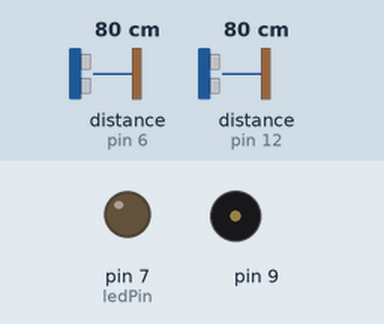
Simulated run of this sketch. Board: Arduino Uno, built with avr-gcc and run on an emulated ATmega328P. Shown: output pins drawn as LEDs (lit = HIGH), buzzer (waves = sounding). Wiring (inferred from the names in the program): 2 × ultrasonic range finder: trigger pin 5, echo pin 6 / trigger pin 13, echo pin 12. The inputs (shaded band) are chosen by the test bench; at power-on: distance to the obstacle (sensors on pin 6, pin 12) 80 cm. The echo pulse lasts 58.3 µs per cm; pins used as bus, display or sensor lines are not drawn.

Above: at 1.2 s.
1.3 s: distance to the obstacle (sensor on pin 6) set to 2 cm
At 4.2 s:
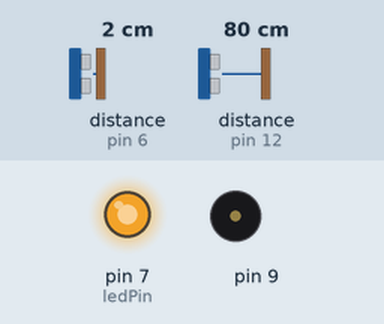
4.3 s: distance to the obstacle (sensor on pin 12) set to 18 cm
At 5.1 s:
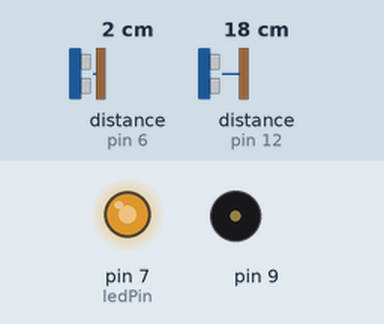
7.3 s: distance to the obstacle (sensor on pin 6) set to 18 cm
Timing chart, 0 to 10.3 s (numbered marks = the images above; inputs shaded):
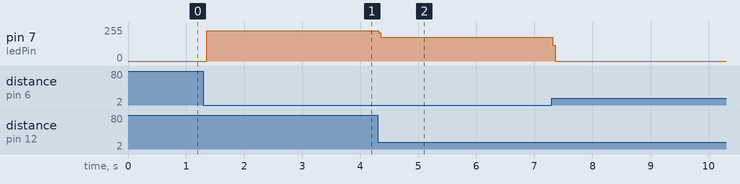

Measured:
- after the input at 1.3 s, pin 7 (ledPin): 0/255 → 228/255 after 0.06 s
- after the input at 4.3 s, pin 7 (ledPin): 228/255 → 180/255 at once; tone on pin 9: stays silent (without the input it goes to 600 Hz after 3.0 s)

The sketch:

arduino_alarme.ino
```cpp
#define trigPin 13
#define echoPin 12
#define ledPin 7
#define echoPin2 6
#define trigPin2 5


void setup() {
  // put your setup code here, to run once:
 Serial.begin (9600);
 pinMode (ledPin, OUTPUT);
 pinMode(trigPin, OUTPUT);
 pinMode(echoPin, INPUT);
 pinMode(trigPin2, OUTPUT);
 pinMode(echoPin2, INPUT);
}


void loop() {
  // put your main code here, to run repeatedly:
 long duration, distance;
 digitalWrite(trigPin, LOW);
 delayMicroseconds(2);
 digitalWrite(trigPin, HIGH);
 delayMicroseconds(10);
 digitalWrite(trigPin, LOW);
 duration = pulseIn(echoPin, HIGH);
 distance = (duration/2) / 29.1;
 if (distance <= 10){
 tone(9,600,100);
 digitalWrite(ledPin, HIGH);
 }


 else {

 noTone(9);
 digitalWrite(ledPin, LOW);
 }


 long duration2, distance2;
 digitalWrite(trigPin2, LOW);
 delayMicroseconds(2);
 digitalWrite(trigPin2, HIGH);
 delayMicroseconds(10);
 digitalWrite(trigPin2, LOW);
 duration2 = pulseIn(echoPin2, HIGH);
 distance2 = ((duration2)/2) / 29.1;
 if (distance2 <= 10){
 tone(9,600,100);
 digitalWrite(ledPin, HIGH);
 }


 else {

 noTone(9);
 digitalWrite(ledPin, LOW);
 }

}
```
